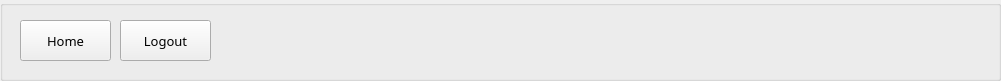
     <widget class="QGroupBox" name="topbarStudent_2">
      <property name="geometry">
       <rect>
        <x>0</x>
        <y>0</y>
        <width>1001</width>
        <height>81</height>
       </rect>
      </property>
      <property name="title">
       <string/>
      </property>
      <widget class="QPushButton" name="homeButtonDegreePlan">
       <property name="geometry">
        <rect>
         <x>20</x>
         <y>20</y>
         <width>91</width>
         <height>41</height>
        </rect>
       </property>
       <property name="font">
        <font>
         <family>Century Gothic</family>
         <pointsize>10</pointsize>
         <weight>50</weight>
         <italic>false</italic>
         <bold>false</bold>
        </font>
       </property>
       <property name="styleSheet">
        <string notr="true"/>
       </property>
       <property name="text">
        <string>Home</string>
       </property>
      </widget>
      <widget class="QPushButton" name="logoutDegreePlan">
       <property name="geometry">
        <rect>
         <x>120</x>
         <y>20</y>
         <width>91</width>
         <height>41</height>
        </rect>
       </property>
       <property name="font">
        <font>
         <family>Century Gothic</family>
         <pointsize>10</pointsize>
         <weight>50</weight>
         <italic>false</italic>
         <bold>false</bold>
        </font>
       </property>
       <property name="styleSheet">
        <string notr="true"/>
       </property>
       <property name="text">
        <string>Logout</string>
       </property>
      </widget>
      <widget class="QLabel" name="logoDegreePlan">
       <property name="geometry">
        <rect>
         <x>530</x>
         <y>20</y>
         <width>181</width>
         <height>41</height>
        </rect>
       </property>
       <property name="font">
        <font>
         <family>Ubuntu</family>
         <pointsize>14</pointsize>
         <weight>3</weight>
         <italic>false</italic>
         <bold>false</bold>
        </font>
       </property>
       <property name="styleSheet">
        <string notr="true">border-radius: 65px;
color: rgb(3, 127, 122);
font: 25 14pt &quot;Ubuntu&quot;;</string>
       </property>
       <property name="text">
        <string/>
       </property>
       <property name="pixmap">
        <pixmap>img/logo.png</pixmap>
       </property>
       <property name="scaledContents">
        <bool>true</bool>
       </property>
       <property name="alignment">
        <set>Qt::AlignCenter</set>
       </property>
      </widget>
     </widget>
